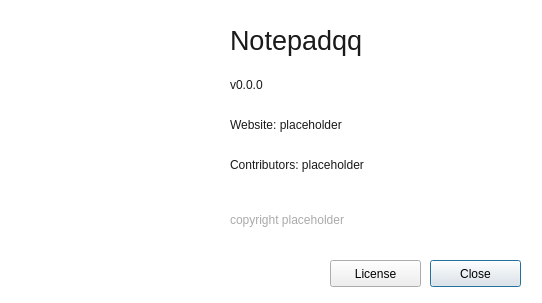
<?xml version="1.0" encoding="UTF-8"?>
<ui version="4.0">
 <class>frmAbout</class>
 <widget class="QDialog" name="frmAbout">
  <property name="windowModality">
   <enum>Qt::WindowModal</enum>
  </property>
  <property name="enabled">
   <bool>true</bool>
  </property>
  <property name="geometry">
   <rect>
    <x>0</x>
    <y>0</y>
    <width>542</width>
    <height>303</height>
   </rect>
  </property>
  <property name="windowTitle">
   <string>Notepadqq</string>
  </property>
  <property name="windowIcon">
   <iconset resource="resources.qrc">
    <normaloff>:/icons/notepad/scalable/notepad.svg</normaloff>:/icons/notepad/scalable/notepad.svg</iconset>
  </property>
  <property name="styleSheet">
   <string notr="true">QDialog { background-color: rgb(255, 255, 255); }</string>
  </property>
  <property name="modal">
   <bool>true</bool>
  </property>
  <widget class="QPushButton" name="pushButton">
   <property name="geometry">
    <rect>
     <x>430</x>
     <y>260</y>
     <width>91</width>
     <height>27</height>
    </rect>
   </property>
   <property name="text">
    <string>Close</string>
   </property>
  </widget>
  <widget class="QLabel" name="lblCopyright">
   <property name="geometry">
    <rect>
     <x>230</x>
     <y>190</y>
     <width>300</width>
     <height>60</height>
    </rect>
   </property>
   <property name="styleSheet">
    <string notr="true">QLabel {color: rgb(170, 170, 170);}</string>
   </property>
   <property name="text">
    <string notr="true">copyright placeholder</string>
   </property>
   <property name="wordWrap">
    <bool>true</bool>
   </property>
  </widget>
  <widget class="QLabel" name="lblVersion">
   <property name="geometry">
    <rect>
     <x>230</x>
     <y>70</y>
     <width>210</width>
     <height>31</height>
    </rect>
   </property>
   <property name="styleSheet">
    <string notr="true">QLabel {color: rgb(26, 26, 26);}</string>
   </property>
   <property name="text">
    <string notr="true">v0.0.0</string>
   </property>
   <property name="textInteractionFlags">
    <set>Qt::LinksAccessibleByMouse|Qt::TextSelectableByMouse</set>
   </property>
  </widget>
  <widget class="QLabel" name="lblName">
   <property name="geometry">
    <rect>
     <x>230</x>
     <y>20</y>
     <width>221</width>
     <height>41</height>
    </rect>
   </property>
   <property name="font">
    <font>
     <pointsize>20</pointsize>
    </font>
   </property>
   <property name="styleSheet">
    <string notr="true">color: rgb(26, 26, 26);</string>
   </property>
   <property name="text">
    <string notr="true">Notepadqq</string>
   </property>
  </widget>
  <widget class="QPushButton" name="btnLicense">
   <property name="geometry">
    <rect>
     <x>330</x>
     <y>260</y>
     <width>91</width>
     <height>27</height>
    </rect>
   </property>
   <property name="text">
    <string>License</string>
   </property>
  </widget>
  <widget class="QLabel" name="lblIcon">
   <property name="geometry">
    <rect>
     <x>20</x>
     <y>30</y>
     <width>192</width>
     <height>192</height>
    </rect>
   </property>
   <property name="text">
    <string notr="true"/>
   </property>
   <property name="scaledContents">
    <bool>true</bool>
   </property>
  </widget>
  <widget class="QLabel" name="lblWebsite">
   <property name="geometry">
    <rect>
     <x>230</x>
     <y>110</y>
     <width>300</width>
     <height>31</height>
    </rect>
   </property>
   <property name="styleSheet">
    <string notr="true">QLabel {color: rgb(26, 26, 26);}</string>
   </property>
   <property name="text">
    <string notr="true">&lt;html&gt;&lt;head/&gt;&lt;body&gt;&lt;p&gt;Website: placeholder&lt;/p&gt;&lt;/body&gt;&lt;/html&gt;</string>
   </property>
   <property name="openExternalLinks">
    <bool>true</bool>
   </property>
   <property name="textInteractionFlags">
    <set>Qt::LinksAccessibleByMouse|Qt::TextSelectableByMouse</set>
   </property>
  </widget>
  <widget class="QLabel" name="lblContributors">
   <property name="geometry">
    <rect>
     <x>230</x>
     <y>150</y>
     <width>300</width>
     <height>31</height>
    </rect>
   </property>
   <property name="styleSheet">
    <string notr="true">QLabel {color: rgb(26, 26, 26);}</string>
   </property>
   <property name="text">
    <string notr="true">&lt;html&gt;&lt;head/&gt;&lt;body&gt;&lt;p&gt;Contributors: placeholder&lt;/p&gt;&lt;/body&gt;&lt;/html&gt;</string>
   </property>
   <property name="textInteractionFlags">
    <set>Qt::LinksAccessibleByMouse|Qt::TextSelectableByMouse</set>
   </property>
  </widget>
 </widget>
 <resources>
  <include location="resources.qrc"/>
 </resources>
 <connections/>
</ui>
